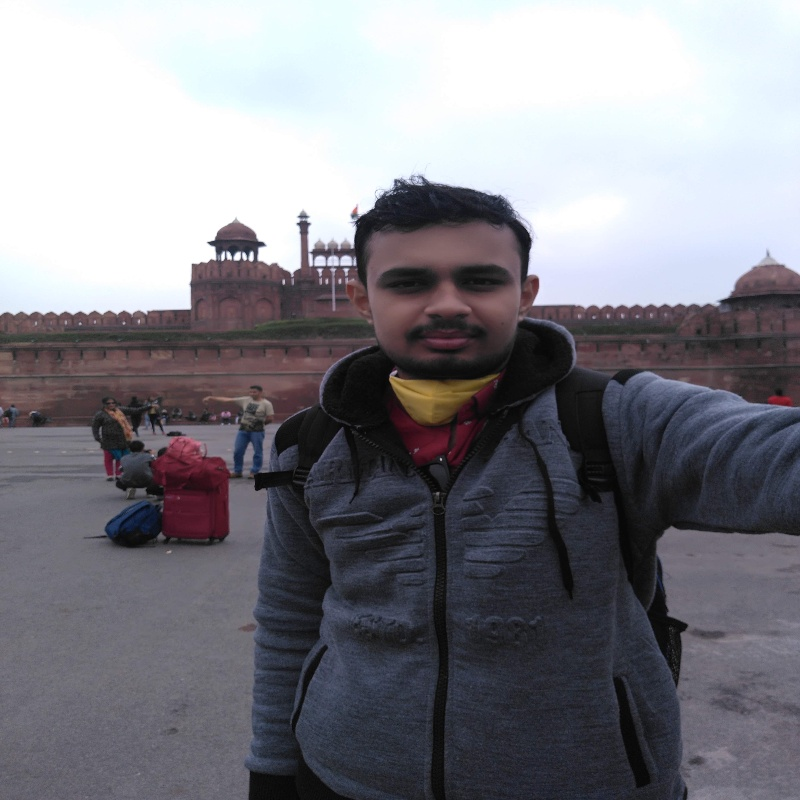
#> input picture Himanshu.jpg, 800 x 800 px
$ python Cartoon_Face.py
#> lines starting #> are read from the running program, lines starting #| are printed output that depends on the picture; after the words box and inside, x2 and y2 are one past the last pixel; in counts of white or black regions, pixels touching at a corner belong together
import cv2
import numpy as np
from tkinter import filedialog
try:
	num_down = 2
	num_bilateral = 7

	img_file = filedialog.askopenfilename()
#> the answer given: Himanshu.jpg

	img = cv2.imread(str(img_file))
#> img is the input picture: shape (800, 800, 3); mean B, G, R 134.1, 127.2, 128.1
	img = cv2.resize(img, (800,800))

	for _ in range(num_down):
	    img = cv2.pyrDown(img)
#> this loop made 2 passes
#> pass 2, `img = cv2.pyrDown(img)`:
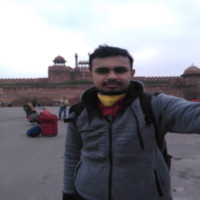
#> img: shape (200, 200, 3); mean B, G, R 134.5, 127.6, 128.5

	for _ in range(num_bilateral):
	    img = cv2.bilateralFilter(img, d=9, sigmaColor=9, sigmaSpace=7)

	for _ in range(num_down):
	    img = cv2.pyrUp(img)
#> this loop made 2 passes
#> pass 2, `img = cv2.pyrUp(img)`:
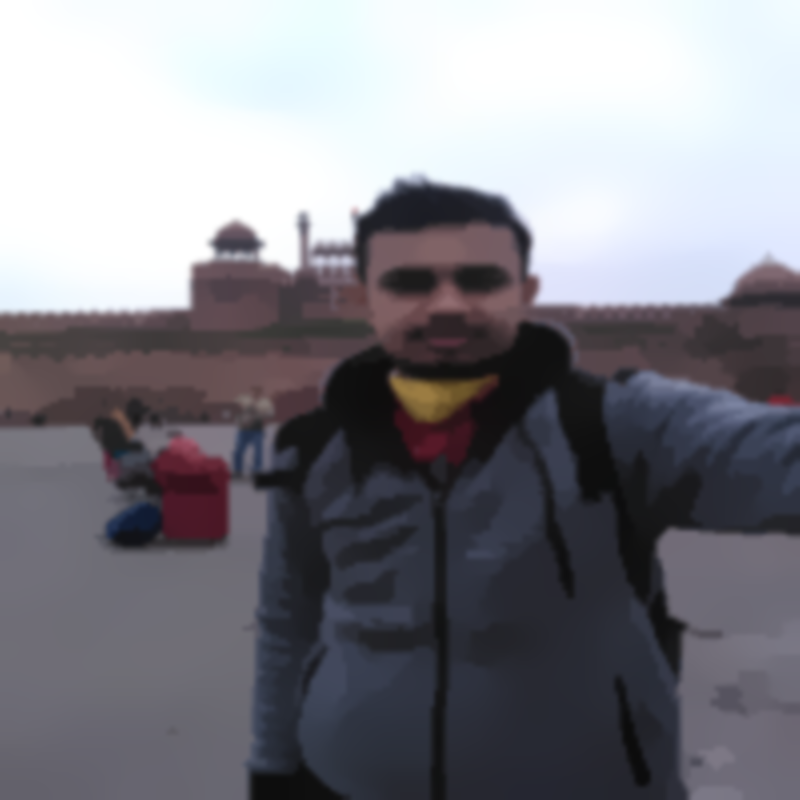
#> img: shape (800, 800, 3); mean B, G, R 134.3, 127.4, 128.2

	img_gray = cv2.cvtColor(img, cv2.COLOR_BGR2GRAY)
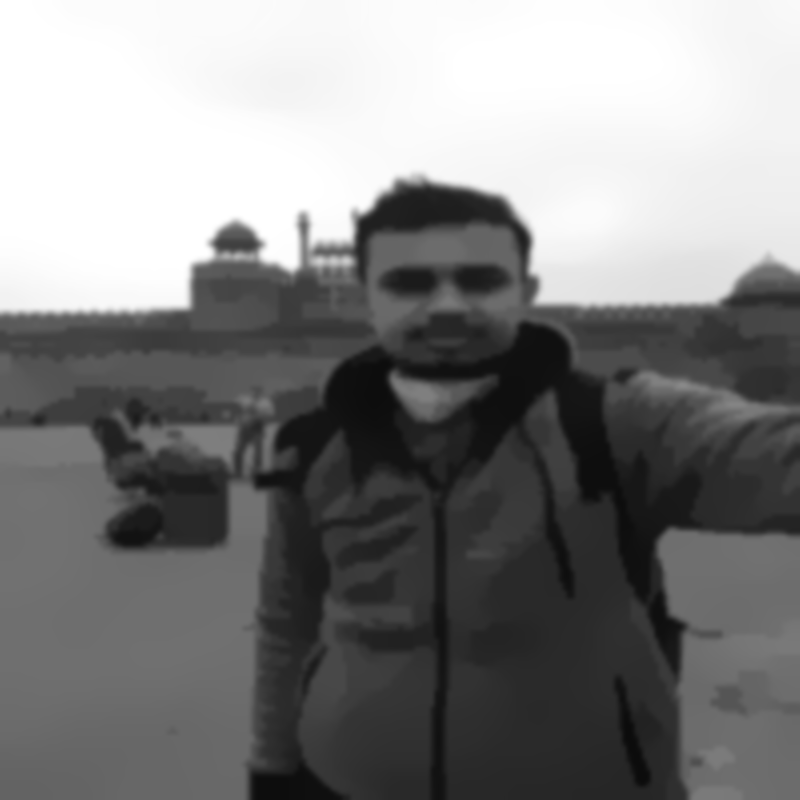
#> img_gray: shape (800, 800); min 12, max 255, mean 128.4
	img_blur = cv2.medianBlur(img_gray, 7)

	img_edge = cv2.adaptiveThreshold(img_blur, 255, cv2.ADAPTIVE_THRESH_GAUSSIAN_C, cv2.THRESH_BINARY, blockSize=9, C=2)
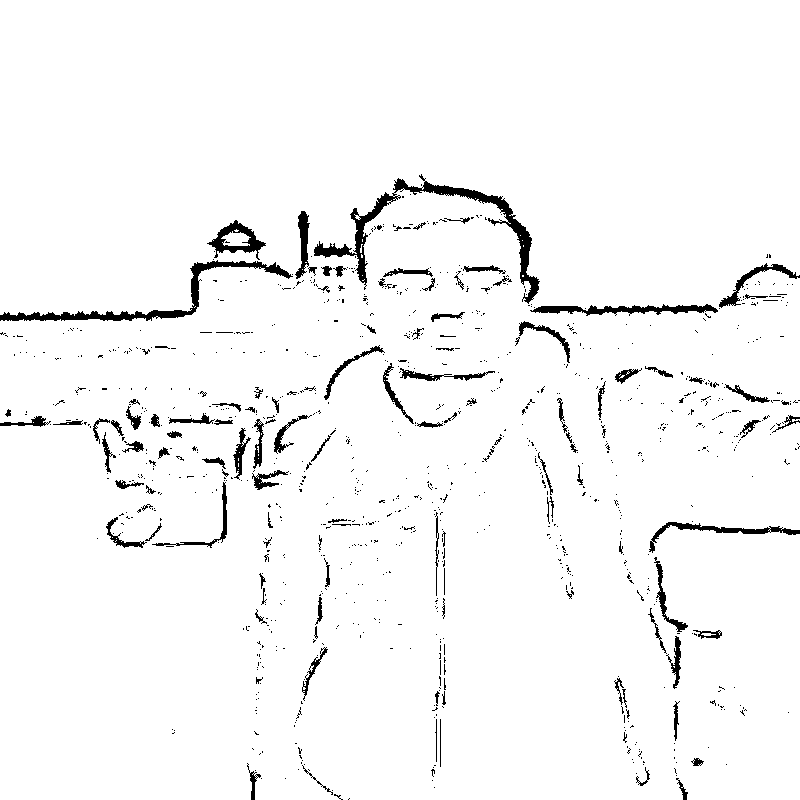
#> img_edge: shape (800, 800); 96.6% white; 1000 black regions (883 under 20 px), largest, box (x1, y1, x2, y2) and area: (314, 174, 540, 304) 3194, (0, 260, 293, 321) 2136, (530, 304, 718, 316) 1077
	img_edge = cv2.cvtColor(img_edge, cv2.COLOR_GRAY2BGR)
	img_cartoon = cv2.bitwise_and(img, img_edge)
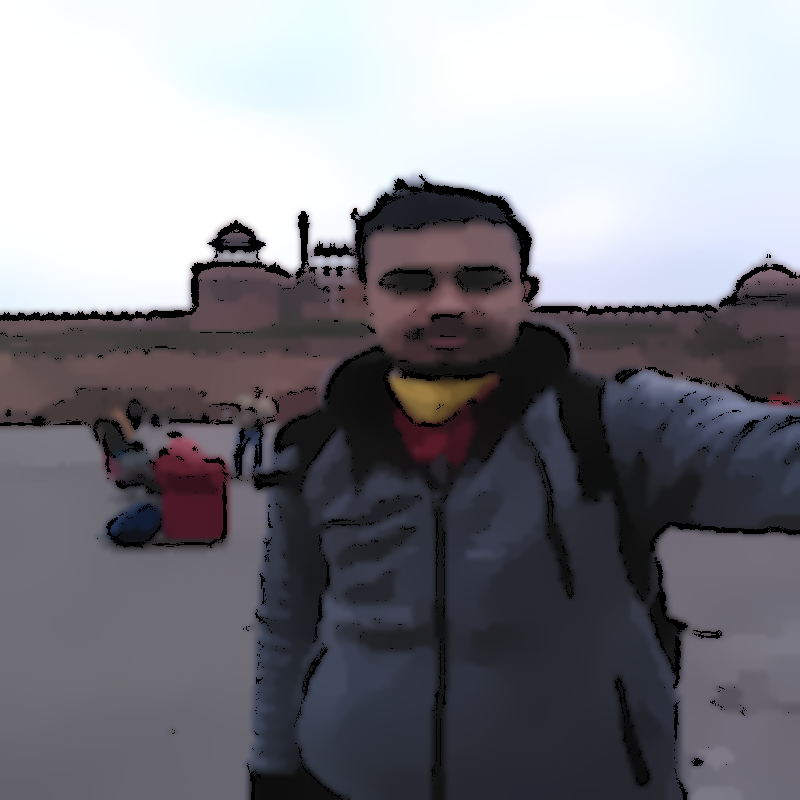
#> img_cartoon: shape (800, 800, 3); mean B, G, R 131.9, 125.2, 125.9

	a = int(input("1: Display Image\n2: Save Image\n"))
#> the answer given: 1
	if a == 1:
		print("Press any key to exit")
		cv2.imshow("Cartoon", img_cartoon)
		cv2.waitKey(0)
		cv2.destroyAllWindows()
	elif a == 2:
		name = input("Filename:  ")
		cv2.imwrite(name,img_cartoon)
except:
	print("Please use another image")
